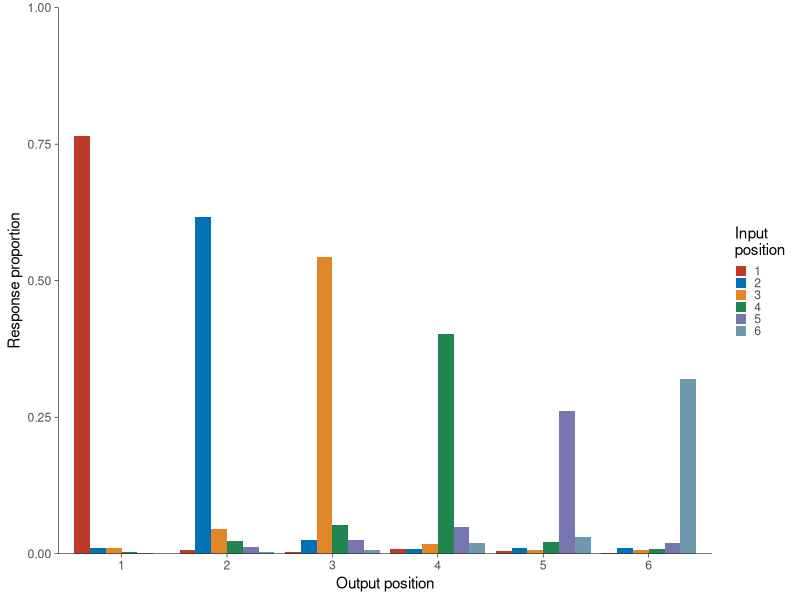
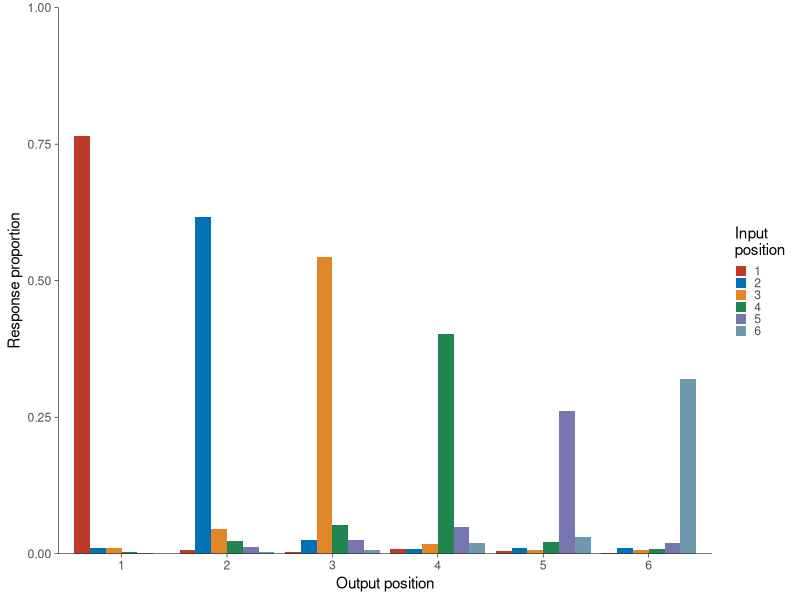

Generate these figures, in order, with R:
# This script provide a plot of transposition gradients
# Check
# 1. Strong primacy effect
# 2. Weak recency effect
# 3. Transposition patters (e.g., locality constraint)

# For transposition_gradients, see Henson, R. N. A., Norris, D. G., Page, M. P. A., & Baddeley, A. D. (1996).
# Unchained Memory: Error Patterns Rule out Chaining Models of Immediate Serial Recall.
# The Quarterly Journal of Experimental Psychology Section A, 49(1), 80–115.
# https://doi.org/10.1080/713755612

library(dplyr)
library(ggplot2)
library(ggsci)

df <- read.csv('../Data/behav_data.csv')
df <- df[, colnames(df) != "X"]

df %>%
  group_by(subjectID) %>%
  summarise(n_distinct(listID))

# subject number = 114
# each subject took 25 trials
# 2850 (114 * 25) responses for each position

# row number = input position
# col number = output position
io_matrix <- matrix(0, nrow = 6, ncol = 6)

for(i in unique(df$subjectID)){
  single_sub_df <- df[df$subjectID == i, ]
  for(j in unique(single_sub_df$listID)){
    trial_df <- single_sub_df[single_sub_df$listID == j, ]
    for(one_stimulus in trial_df$stimulus){
      stimuli_position <- trial_df[trial_df$stimulus == one_stimulus, 'position'] + 1
      if(one_stimulus %in% trial_df$response){
        response_position <- trial_df[trial_df$response == one_stimulus, 'position'] + 1
        io_matrix[stimuli_position, response_position] <- io_matrix[stimuli_position, response_position] + 1
      }
    }
  }
}

# subject number = 114
# each subject took 25 trials
# 2850 (114 * 25) responses for each position
# Get rates
io_matrix <- io_matrix / 2850

print(io_matrix)

input_position <- c(rep('1',6),rep('2',6),rep('3',6),rep('4',6),rep('5',6),rep('6',6))
output_position <- rep(as.character(1:6),6)
rates <- NULL
for(i in 1:6){
  rates <- c(rates, io_matrix[i,])
}

plot_df <- data.frame(Input = input_position,
                      Output = output_position,
                      Rates = rates)
print(plot_df)

g <- ggplot(plot_df, aes(x = Output, y = Rates, fill = Input)) +
  geom_bar(stat = 'identity', position = 'dodge', width=0.9) +
  scale_fill_nejm() +
  theme(legend.key.size = unit(0.3, 'cm'),
        legend.text = element_text(color = 'grey30'),
        panel.background = element_blank(),
        axis.line=element_line(colour = 'black', size = 0.2),
        axis.ticks=element_line(colour = 'black', size = 0.2),
        panel.border = element_blank()) +
        ylab('Response proportion') +
        xlab('Output position') +
        labs(fill='Input\nposition') +
  scale_y_continuous(expand = c(0, 0), limits = c(0, 1.0))

ggsave('../Results/transposition_gradients.png', width=4.5, height=3)

ggsave('../Results/transposition_gradients.pdf', width=4.5, height=3)
